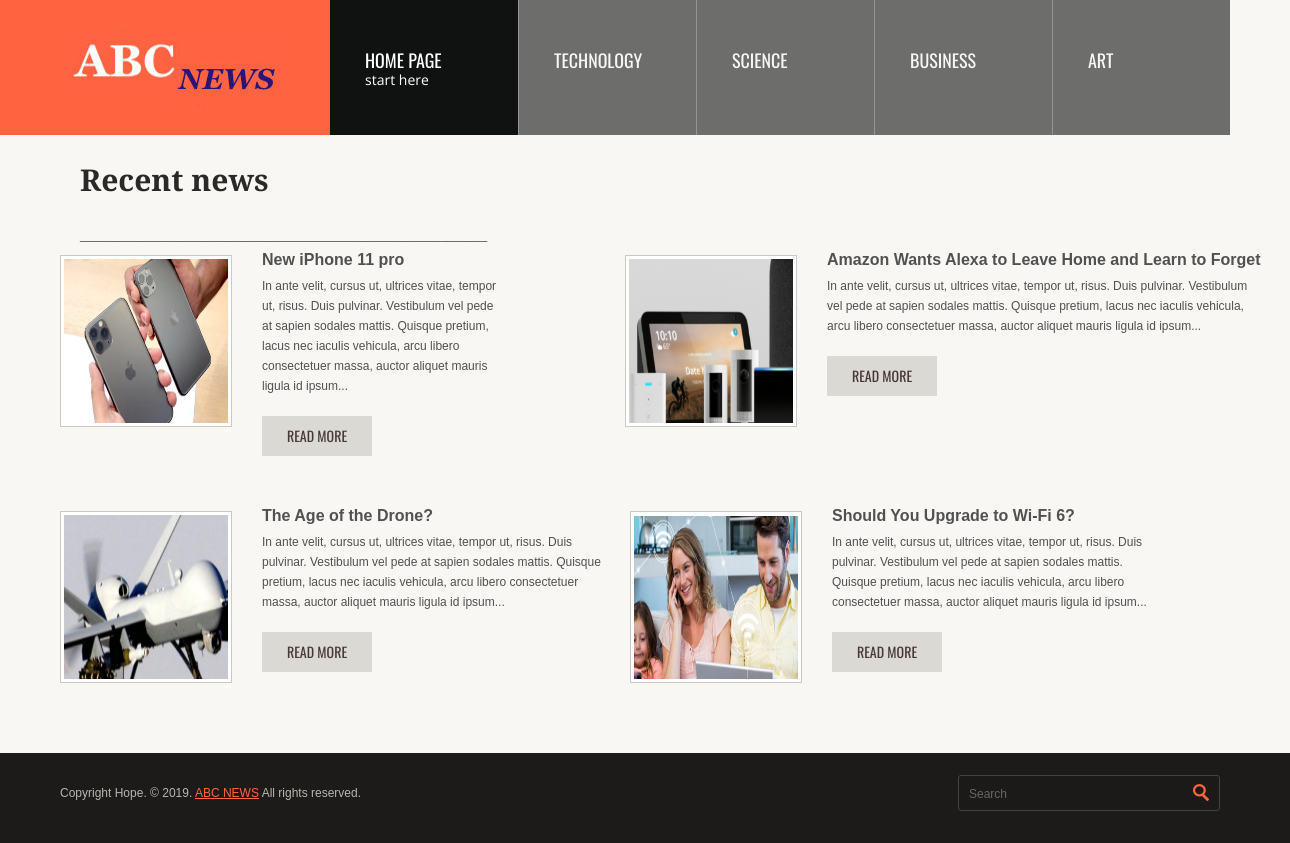
/newsapp/tech, run on the app's committed database.
### newsapp/models.py (models this page shows, shortened)
class News(models.Model):
    popular = models.BooleanField(default=False)
    category = models.CharField(max_length=200)
    title = models.CharField(max_length=200)
    pub_date = models.DateTimeField('date published')
    news_image = models.ImageField(upload_to = "images/", blank=True, null=True)
    content_short =  models.CharField(max_length=300)
    content_long = models.CharField(max_length=3000)

### newsapp/views.py (the view)
# urls.py: path('tech', views.tech, name='tech'),
def tech(request):
    items= News.objects.filter(category="tech")
    template = loader.get_template('newsapp/tech.html')
    context = {
       'items': items,
    }
    return HttpResponse(template.render(context, request))

### newsapp/templates/newsapp/tech.html (shortened to what this page needs)
<!DOCTYPE html>
<html lang="en">
<head>
	{% load static %}
	<link rel="stylesheet"   href="{% static 'newsapp/css/bootstrap.css' %}"  type="text/css" media="screen">
	<link rel="stylesheet"  href="{% static 'newsapp/css/responsive.css' %}"   type="text/css" media="screen">
	<link rel="stylesheet"   href="{% static 'newsapp/css/camera.css' %}"  type="text/css" media="screen">
    <link rel="stylesheet" href="{% static 'newsapp/css/style.css' %}" type="text/css" media="screen">
</head>
<div class="bg">
<header>
    <div class="container">
    	<div class="row">
        	<div class="span3">
            	<div class="clearfix">
									<div class="clearfix header-block-pad">
											{% load staticfiles %}
										 <a href="{% url 'newsapp:index' %}"><img src="{% static 'newsapp/images/logo.jpg' %}" alt=""></a>
									</div>
							</div>
					</div>
			    <div class="span9" id="nav_section">
              <div class="navbar navbar_ clearfix">
                <div class="navbar-inner navbar-inner_">
                    <div class="nav-collapse nav-collapse_ collapse">
                        <ul class="nav sf-menu">
                          <li class="active">
                            <a href="{% url 'newsapp:index' %}">
                              Home Page
                              <span>start here</span>
                            </a>
                          </li>
                          <li >
                            <a href="{% url 'newsapp:tech'%}">
                              Technology
                            </a>
                          </li>
                          <li>
                            <a href="{% url 'newsapp:Sci'%}">
                              Science
                            </a>
                          </li>
                          <li>
                            <a href="{% url 'newsapp:business'%}">
                              Business
                            </a>
                          </li>
                          <li>
                            <a href="{% url 'newsapp:art'%}">
                          Art
                            </a>
                          </li>
                        </ul>
                    </div>
                </div>
              </div>
            </div>
      </div>
    </div>
</header>
<section id="content" style="position: relative; top:130px;" >
    <div class="container">
      <div class="row ">
        <div class="clearfix ">
            <h2 style="position: relative; left:50px;">Recent news </h2>
            <p style="position: relative; left:50px; top:5px;">_____________________________________________________________</p>
            {% if items %}
            <div class="span5 " >
            {% for item in items %}
            {% if forloop.counter < 3 %}
            {% if forloop.counter == 2 %}
            <div style="position: relative; left:95px;">
                      <img src="{{ item.news_image.url }}"  alt="" style="width: 164px; height:164px;" border="0" class="alignleft photo" />
                      <p class="max-size1">
                          <strong>{{item.title}}</strong>
                          {{item.content_short}}
                      </p>
                      <a href="{% url 'newsapp:newsdetails' item.id %}" class="read">read more</a>
                      <div class="padcontent"></div>
                    </div>
                      </div>
                      {% else %}
                          <img src="{{ item.news_image.url }}"  alt="" style="width: 164px; height:164px;" border="0" class="alignleft photo" />
                          <p class="max-size1">
                              <strong>{{item.title}}</strong>
                              {{item.content_short}}
                          </p>
                          <a href="{% url 'newsapp:newsdetails' item.id %}" class="read">read more</a>
                          <div class="padcontent"></div>
                        </div>
                      {% endif %}
          {% else %}
          {% if forloop.counter == 3 %}
          <div class="span6 " >
              {% endif %}
            <img src="{{ item.news_image.url }}" alt="" style="width: 164px; height:164px;"  border="0" class="alignleft photo" />
            <p class="max-size1">
                <strong>{{item.title}}</strong>
                {{item.content_short}}            </p>
            <a href="{% url 'newsapp:newsdetails' item.id %}" class="read">read more</a>
            <div class="padcontent"></div>
          </div>
        {% endif %}
        {% endfor %}
        {% else %}
        <p>No recent news are available.</p>
    {% endif %}
      </div>
  </section>
  <div id="copyright" style="position: relative; top:140px;">
      <div class="container">
        <div class="row">
          <div class="span9">
              <p>
                Copyright Hope. &copy; 2019. <a href="https://google.com">ABC NEWS</a> All rights reserved.
              </p>
          </div>
          <div class="span3">
              <form id="search-form" action="{% url 'newsapp:search' %}" method="GET" accept-charset="utf-8" class="navbar-form" >
                <input type="text" name="search" value="" placeholder="Search" id="search1" >
                <a href="{% url 'newsapp:search' %}" onclick="return false" ></a>
              </form>
          </div>
        </div>
      </div>
    </div>
</div>
</body>
</html>

### newsapp/static/newsapp/css/responsive.css (style rules this page uses)
@media (min-width: 1200px) { .row { margin-left: -30px; *zoom: 1; } }
@media (min-width: 1200px) { .row:before, .row:after { display: table; content: ""; line-height: 0; } }
@media (min-width: 1200px) { .row:after { clear: both; } }
@media (min-width: 1200px) { [class*="span"] { float: left; min-height: 1px; margin-left: 30px; } }
@media (min-width: 1200px) { .container, .navbar-static-top .container, .navbar-fixed-top .container, .navbar-fixed-bottom .container { width: 1170px; } }
@media (min-width: 1200px) { .span9 { width: 870px; } }
@media (min-width: 1200px) { .span6 { width: 570px; } }
@media (min-width: 1200px) { .span5 { width: 470px; } }
@media (min-width: 1200px) { .span3 { width: 270px; } }
@media (min-width: 1200px) { input, textarea, .uneditable-input { margin-left: 0; } }
@media (min-width: 980px) { .nav-collapse.collapse { height: auto ; overflow: visible !important; } }

### data on the page
News: news_image (picture), title "New iPhone 11 pro", content_short "In ante velit, cursus ut, ultrices vitae, tempor ut, risus. Duis pulvinar. Vestibulum vel pede at sapien sodales mattis. Quisque pretium, lacus nec iaculis vehicula, arcu libero consectetuer massa, auctor aliquet mauris ligula id ipsum..."
News: news_image (picture), title "Amazon Wants Alexa to Leave Home and Learn to Forget", content_short "In ante velit, cursus ut, ultrices vitae, tempor ut, risus. Duis pulvinar. Vestibulum vel pede at sapien sodales mattis. Quisque pretium, lacus nec iaculis vehicula, arcu libero consectetuer massa, auctor aliquet mauris ligula id ipsum..."
News: news_image (picture), title "The Age of the Drone?", content_short "In ante velit, cursus ut, ultrices vitae, tempor ut, risus. Duis pulvinar. Vestibulum vel pede at sapien sodales mattis. Quisque pretium, lacus nec iaculis vehicula, arcu libero consectetuer massa, auctor aliquet mauris ligula id ipsum..."
News: news_image (picture), title "Should You Upgrade to Wi-Fi 6?", content_short "In ante velit, cursus ut, ultrices vitae, tempor ut, risus. Duis pulvinar. Vestibulum vel pede at sapien sodales mattis. Quisque pretium, lacus nec iaculis vehicula, arcu libero consectetuer massa, auctor aliquet mauris ligula id ipsum..."
